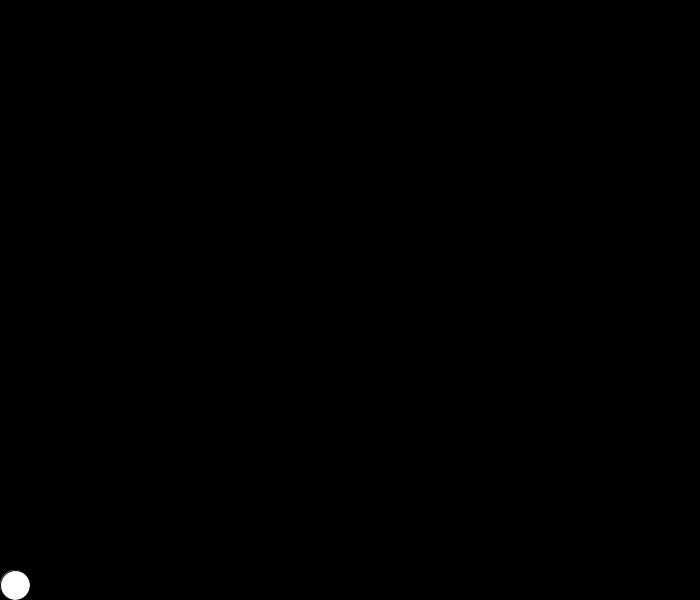
Frame 1 (no input)
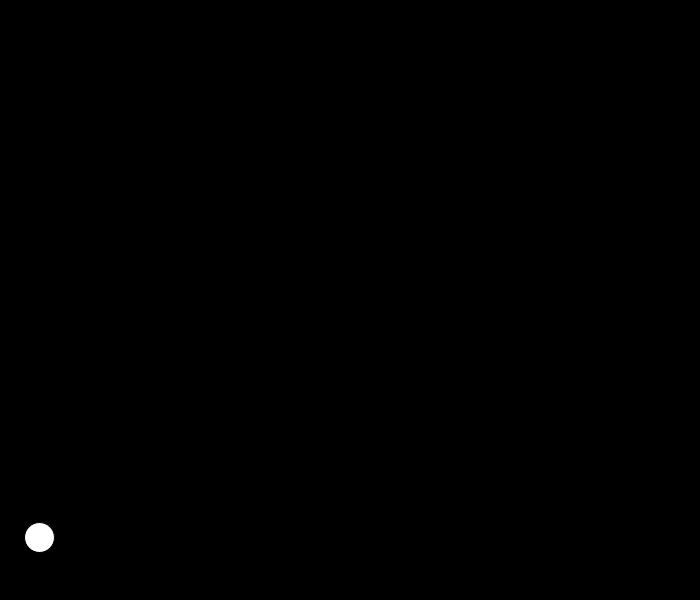
Frame 60 (the mouse pressed at the canvas centre just before this capture)
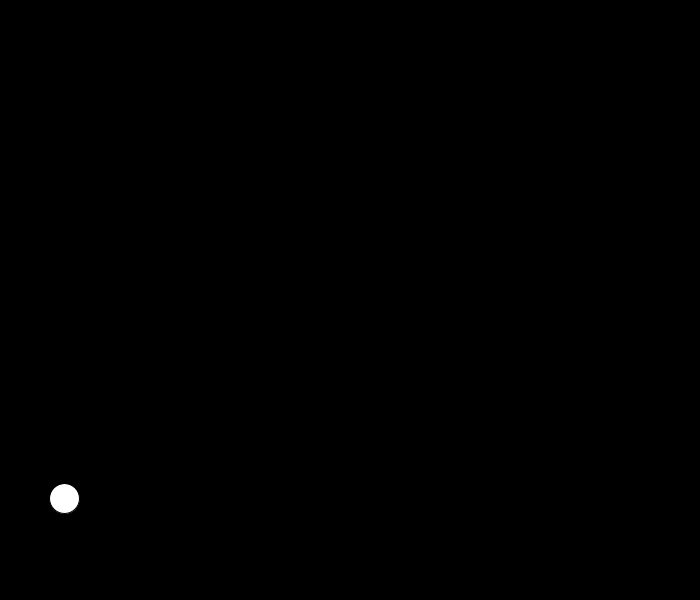
Frame 120 (the mouse held since frame 60 and released just before this capture)

The Processing sketch that drew these frames (run headless with seeded random() and noise(); from frame 60 on, the mouse is pressed at the canvas centre):

// Processing sketch: bolinha
// ── bolinha.pde
/// MAMI ///
/// Josue dos Santos ///

float tAtual = 0;
float vInicialH = 30.0;
float vInicialV = 80.0;
float aAtual = 10.0;
float dAtual;

float xInicial = 15;
float yInicial = 585;
 
void setup (){
  frameRate(120);
  size(700, 600);
}

void draw (){
  background(0);
  
  dAtual = MRUV(-vInicialV, aAtual, tAtual); // Contraposição de velocidade contra aceleração da gravidade
  
  float x = xInicial + MRU(vInicialH,tAtual);
  float y = yInicial + dAtual;
  
  if(y >= yInicial){
    xInicial = x;
    
    vInicialV /= 1.5;
    vInicialH /= 1.2;
    
    tAtual = 0;
  }
  
  ellipse(x, y, 30, 30);
  
  tAtual += 1/60.0;
}

float MRUV(float v, float a, float t){//y
  float d;
  d = v*t + a*t*t/2.0;
  return(d);
}

float MRU(float v, float t){//x
  float d;
  d = v*t;
  return(d);
}
